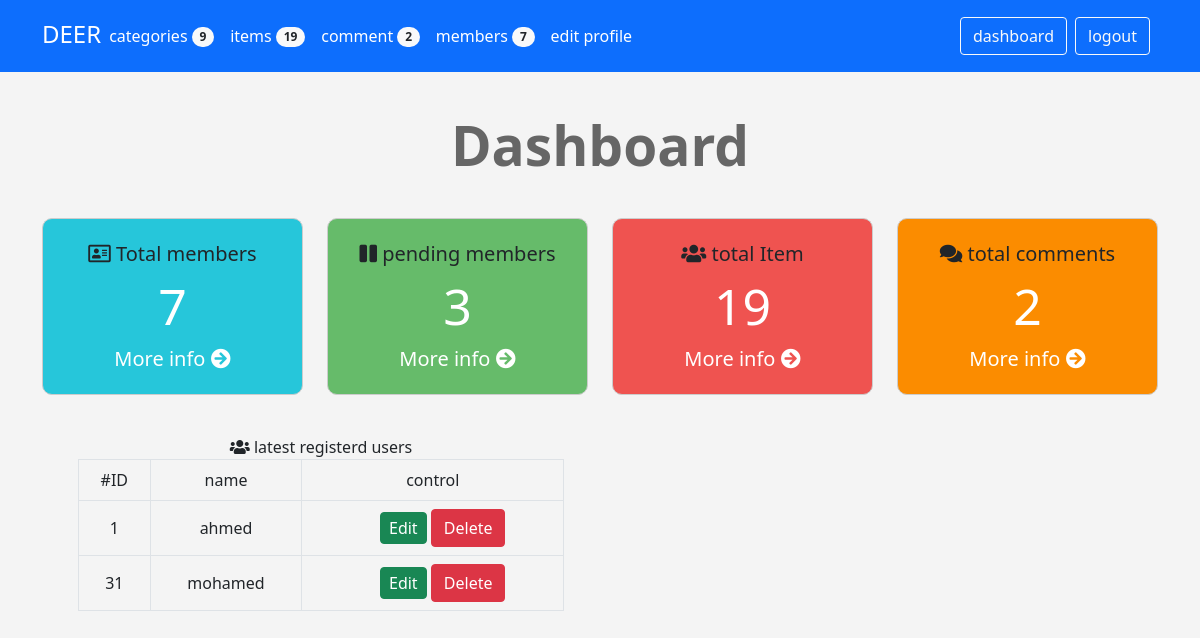
/admin/dashboard.php (signed in), run on the app's committed database.
### tables this page shows
CREATE TABLE `users` (
  `userID` int(11) NOT NULL,
  `username` varchar(255) NOT NULL,
  `password` varchar(255) NOT NULL,
  `Email` varchar(255) NOT NULL,
  `Fullname` varchar(255) NOT NULL,
  `GroupID` int(11) NOT NULL DEFAULT 0,
  `trustStatus` int(11) NOT NULL DEFAULT 0,
  `regStatus` int(11) NOT NULL DEFAULT 0,
  `Date` date NOT NULL DEFAULT current_timestamp()
);

### admin/include/languages/english.php (called while the page is built)
<?php
function lang($phr){
    static $lang =array(
        'HOME_ADMIN' => 'Admin',
        'CATEGORIES' => 'categories',
        'ITEMS' =>'items',
        'LOGOUT' =>'logout',
        'MEMBERS'=>'members',
        'EDIT PROFILE'=>'edit profile',
        'USERNAME' => 'username',
        'PASSWORD' => 'password',
        'EMAIL'=>'email',
        'FULLNAME'=>'fullname',
        'total MEMBERS'=>'Total members',
        'pending MEMBERS'=>'pending members',
        'total item'=> 'total Item',
        'total comments'=>'total comments',
        'latest registerd users'=>'latest registerd users',
        'latest Item'=>'latest Item',
        'name'=>'Name',
        'description'=>'Description',
        'ordering'=>'Ordering',
        'visibilty'=>'visibilty',
        'allow-comment'=>'Comment',
       'allow-ads'=>'Ads',
       'price'=>'price',
       'add_date'=>'add_date',
       'country_made'=>'country made',
       'status' =>'status',
       'rating'=>'rating',
       'DEER'=>'DEER',
       'comment'=>'comment'
    );
    return $lang[$phr];
}
?>

### admin/dashboard.php (the view, shortened to what this page needs)
<?php
if(isset($_SESSION['username'])){
   include 'init.php';
?>
    <div class="container home-stats text-center">
        <h1>Dashboard</h1>
            <div class="row">
                <div class="col-md-3">
                <div class="stat st-members">
                <i class="far fa-address-card"></i>
                <?php echo lang('total MEMBERS') ?>
                    <span><a href="#"><?php $stmt2= $con->prepare("SELECT COUNT(userID) FROM users");
    $stmt2->execute();
    echo $stmt2->fetchColumn();
                    ?></a></span>
              <a href="members.php" class="small-box-footer">More info <i class="fas fa-arrow-circle-right"></i></a>
                </div>
                </div>
                <div class="col-md-3">
                <div class="stat st-pending">
                <i class="fas fa-pause"></i>
                <?php echo lang('pending MEMBERS') ?>
                    <span><a href="#"><?php $stmt2= $con->prepare("SELECT COUNT(userID) FROM users WHERE regStatus = 0");
    $stmt2->execute();
    echo $stmt2->fetchColumn();
  ?>  </a></span>
              <a href="members.php?do=pending" class="small-box-footer">More info <i class="fas fa-arrow-circle-right"></i></a>
                </div>
                </div>
                <div class="col-md-3">
                <div class="stat st-items">
                <i class="fas fa-users"></i>
                    <?php echo lang('total item')?>
                    <span><a href="#"><?php $stmt2= $con->prepare("SELECT COUNT(id) FROM items");
    $stmt2->execute();
    echo $stmt2->fetchColumn();
    ?>
    </a>
    </span>
              <a href="items.php" class="small-box-footer">More info <i class="fas fa-arrow-circle-right"></i></a>
                </div>
                </div>
                <div class="col-md-3">
                <div class="stat st-comments">
                <i class="fas fa-comments"></i>
                    <?php echo lang('total comments')?>
                    <span><a href="#"><?php $stmt2= $con->prepare("SELECT COUNT(c_id ) FROM comment");
    $stmt2->execute();
    echo $stmt2->fetchColumn();
    ?>
    </span>
              <a href="comment.php" class="small-box-footer">More info <i class="fas fa-arrow-circle-right"></i></a>
              </div>
                </div>
    </div>
    <div class="container latest">
        <div class="row">
            <div class="col-sm-6">
                <div class="panel panel-default">
                    <div class="panel-heading">
                        <i class="fas fa-users"></i> <?php echo lang('latest registerd users')?>
                        </div>
                        <div class="panel-body">
                            <ul class="list-unstyled latest-users">
                            <?php
                                          $stmt = $con->prepare("SELECT * FROM users LIMIT 2");
                                          $stmt->execute();
                                          $rows= $stmt->fetchAll();
                                          ?>
                                          <div class="container">
                                          <div class="table-responsive">
                                        <table class="main-table text-center table table-bordered">
                                          <tr class="table-">
                                              <td>#ID</td>
                                              <td>name</td>
                                              <td>control</td>
                                          </tr>
                                          <?php
                                          foreach($rows as $row){
                                          echo'<tr>';
                                                  echo'<td>' . $row['userID'] .'</td>';
                                                  echo'<td>' . $row['username'] .'</td>';
                                                  echo"<td>
                                                  <a href='items.php?do=edit&userID=". $row['userID'] ."' class='btn btn-success confirm'>Edit</a>
                                                  <a href='items.php?do=Delete&userID=". $row['userID'] ."' class='btn btn-danger confirm'>Delete</a>";
                                          echo "</td>";
                                          echo'</tr>';
                                      }
                            ?>
                            </ul>
                </div>
            </div>
         </div>
        </div>
<?php
    include  $tpl . 'footer.php';
}else{
    header('Location:index.php');
    exit();
}
?>

### admin/layout/css/backend.css (style rules this page uses)
body { background-color: #f4f4f4; font-size: 16px; }
.home-stats .stat { background-color: #eee; border: 1px solid #ccc; font-size: 20px; padding: 20px; border-radius: 10px; }
.home-stats .stat a { color: #fff; text-decoration: none; }
.home-stats .stat span { display: block; font-size: 50px; }
.home-stats .st-members { background-color: #26c6da; }
.home-stats .st-items { background-color: #ef5350; }
.home-stats .st-pending { background-color: #66bb6a; }
.home-stats .st-comments { background-color: #fb8c00; }
.latest { margin-top: 40px; margin-left: 400px; }
.latest-users { margin-bottom: 0; }
.latest-users .btn-success { padding: 3px 8px; margin-left: 20px; overflow: hidden; }
h1 { font-size: 55px; margin: 40px 0; font-weight: bold; color: #666; }
.container { margin-left: auto; }
.main-table td { vertical-align: middle !important; }
a { color: #0d6efd; text-decoration: none; }

### data on the page
users: userID "1", username "ahmed"
users: userID "31", username "mohamed"

### other printed values
lang('CATEGORIES') "categories"
$stmt2->fetchColumn() "9"
lang('ITEMS') "items"
$stmt2->fetchColumn() "19"
lang('comment') "comment"
$stmt2->fetchColumn() "2"
lang('MEMBERS') "members"
$stmt2->fetchColumn() "7"
lang('EDIT PROFILE') "edit profile"
lang('LOGOUT') "logout"
lang('total MEMBERS') "Total members"
lang('pending MEMBERS') "pending members"
$stmt2->fetchColumn() "3"
lang('total item') "total Item"
lang('total comments') "total comments"
